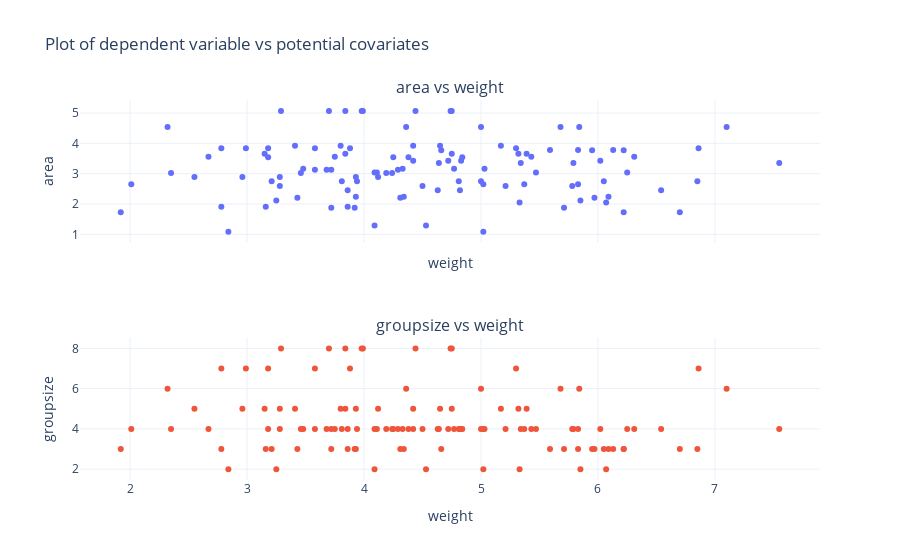

Here is the notebook cell this chart was saved with:
### Code cell
plot_dependent_var_vs_covariates()
